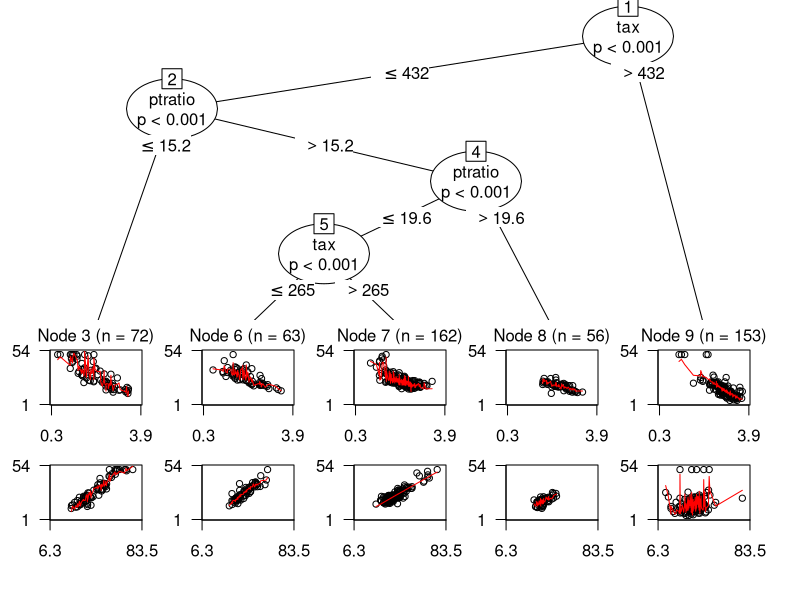
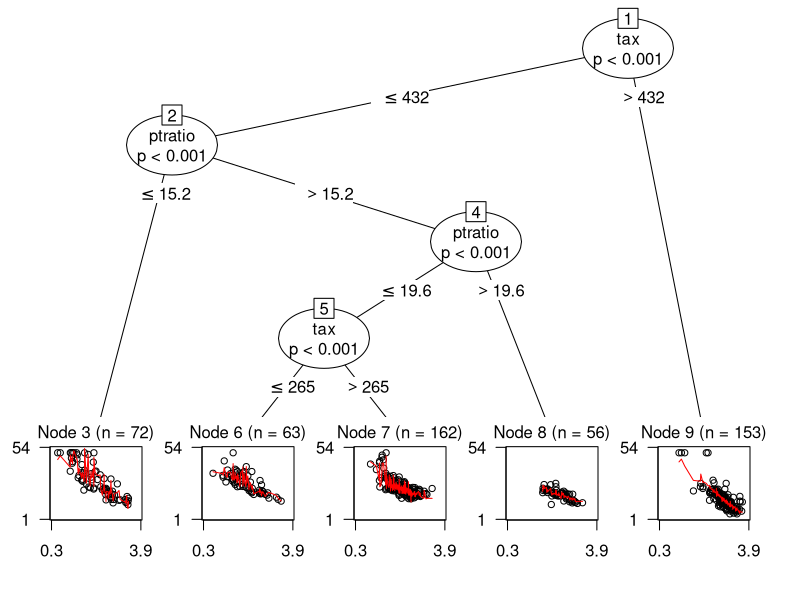
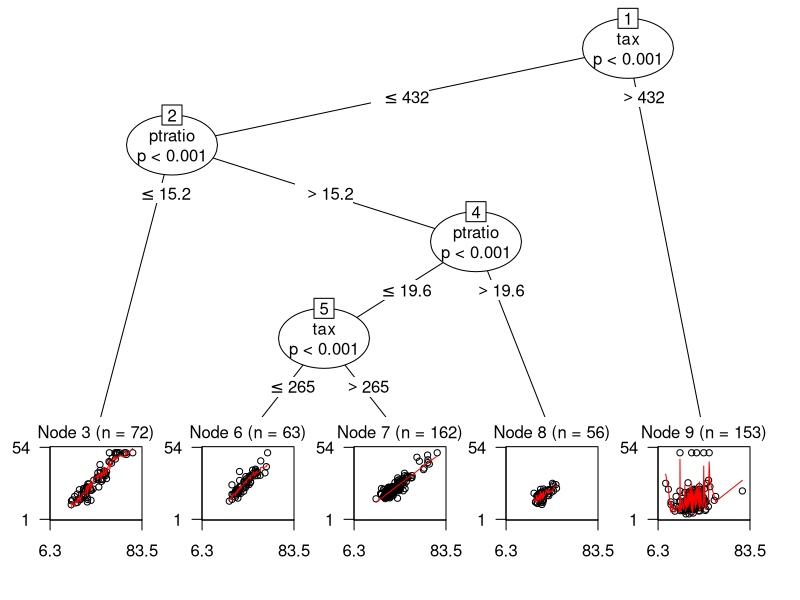
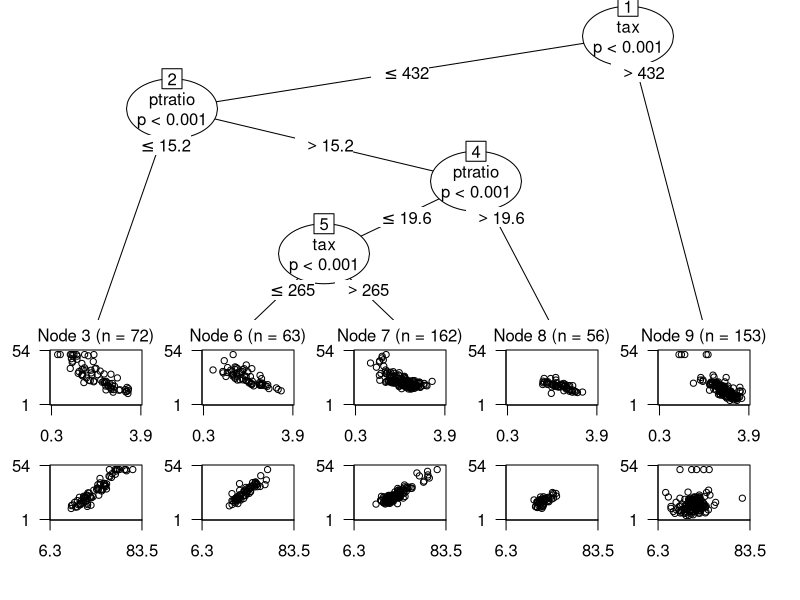
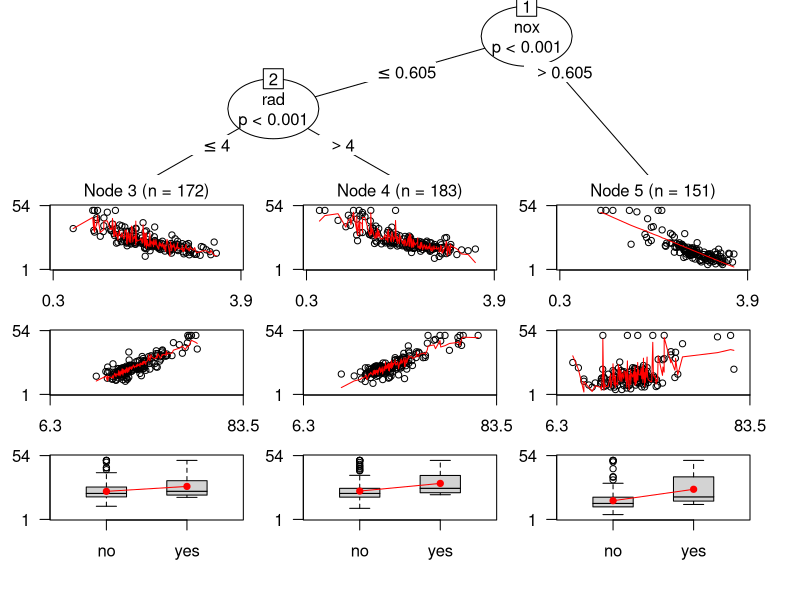
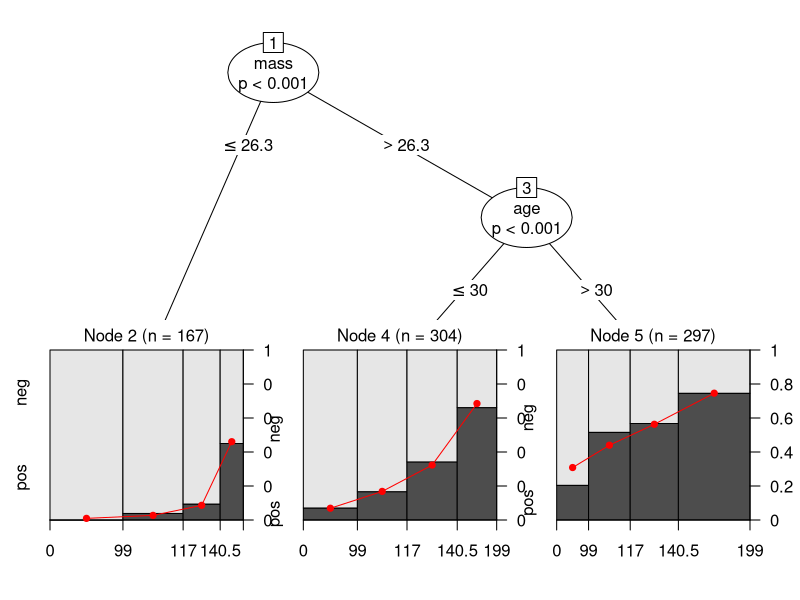
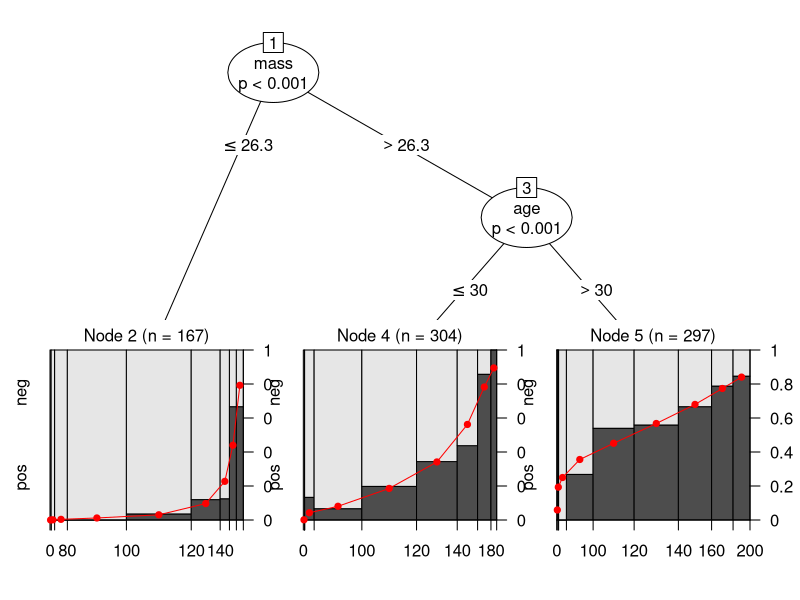
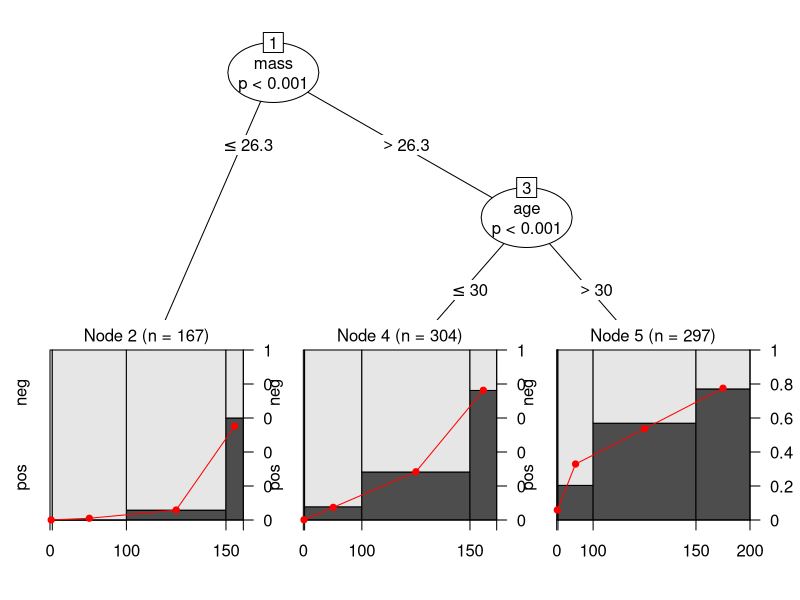

The R source for these figures, in order:
library(party)


### Name: plot.mob
### Title: Visualization of MOB Trees
### Aliases: plot.mob
### Keywords: hplot

### ** Examples


set.seed(290875)

if(require("mlbench")) {

## recursive partitioning of a linear regression model
## load data
data("BostonHousing", package = "mlbench")
## and transform variables appropriately (for a linear regression)
BostonHousing$lstat <- log(BostonHousing$lstat)
BostonHousing$rm <- BostonHousing$rm^2
## as well as partitioning variables (for fluctuation testing)
BostonHousing$chas <- factor(BostonHousing$chas, levels = 0:1, 
                             labels = c("no", "yes"))
BostonHousing$rad <- factor(BostonHousing$rad, ordered = TRUE)

## partition the linear regression model medv ~ lstat + rm
## with respect to all remaining variables:
fm <- mob(medv ~ lstat + rm | zn + indus + chas + nox + age + dis + 
                              rad + tax + crim + b + ptratio,
  control = mob_control(minsplit = 40), data = BostonHousing, 
  model = linearModel)

## visualize medv ~ lstat and medv ~ rm
plot(fm)

## visualize only one of the two regressors
plot(fm, tp_args = list(which = "lstat"), tnex = 2)
plot(fm, tp_args = list(which = 2), tnex = 2)

## omit fitted mean lines
plot(fm, tp_args = list(fitmean = FALSE))

## mixed numerical and categorical regressors 
fm2 <- mob(medv ~ lstat + rm + chas | zn + indus + nox + age + 
                                      dis + rad,
  control = mob_control(minsplit = 100), data = BostonHousing, 
  model = linearModel)
plot(fm2)

## recursive partitioning of a logistic regression model
data("PimaIndiansDiabetes", package = "mlbench")
fmPID <- mob(diabetes ~ glucose | pregnant + pressure + triceps + 
                                  insulin + mass + pedigree + age,
  data = PimaIndiansDiabetes, model = glinearModel, 
  family = binomial())
## default plot: spinograms with breaks from five point summary
plot(fmPID)
## use the breaks from hist() instead
plot(fmPID, tp_args = list(fivenum = FALSE))
## user-defined breaks
plot(fmPID, tp_args = list(breaks = 0:4 * 50))
## CD plots instead of spinograms
plot(fmPID, tp_args = list(cdplot = TRUE))
## different smoothing bandwidth
plot(fmPID, tp_args = list(cdplot = TRUE, bw = 15))

}
